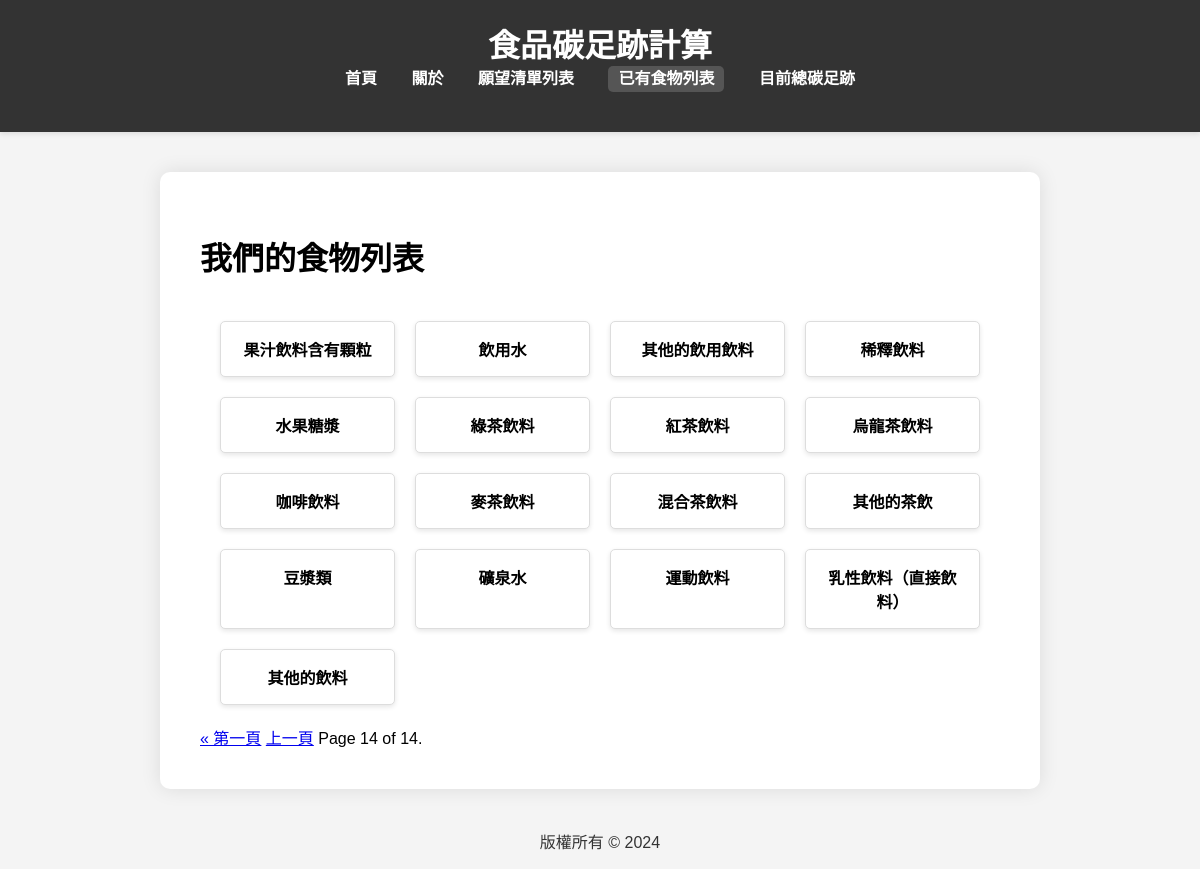
The app's page /migrate/food_list/?page=14 with its own data.
### migrate/models.py (models this page shows, shortened)
class Food(models.Model):
    UNIT_CHOICES = (
        ('kg', 'Kilogram'),  # 千克
        ('L', 'Liter'),      # 升
        ('枚', 'Pieces'),    # 枚，用于不规则计数的物品，如鸡蛋等
    )
    name = models.CharField(max_length=100)
    quantity = models.FloatField(validators=[MinValueValidator(0.01)])
    carbon_footprint = models.FloatField(validators=[MinValueValidator(0)])
    unit = models.CharField(max_length=10, choices=UNIT_CHOICES, default='kg')

### migrate/views.py (the view)
# urls.py: path('food_list/', views.food_list, name='food_list'),  # 新增这行
def food_list(request):
    foods = Food.objects.all()
    paginator = Paginator(foods, 20)  # 每页显示20个项目
    page_number = request.GET.get('page')
    page_obj = paginator.get_page(page_number)
    return render(request, 'food_list.html', {'page_obj': page_obj})

### migrate/templates/food_list.html (shortened to what this page needs)
{% extends "base.html" %}
{% block content %}
<h1>我們的食物列表</h1>
<div class="food-grid">
    {% for food in page_obj %}
    <div class="food-card">
        <p>{{ food.name }}</p>
    </div>
    {% endfor %}
</div>
<div class="pagination">
    <span class="step-links">
        {% if page_obj.has_previous %}
            <a href="?page=1">&laquo; 第一頁</a>
            <a href="?page={{ page_obj.previous_page_number }}">上一頁</a>
        {% endif %}
        <span class="current">
            Page {{ page_obj.number }} of {{ page_obj.paginator.num_pages }}.
        </span>
    </span>
</div>
{% endblock %}

### migrate/static/css/style.css (style rules this page uses)
body { font-family: Arial, sans-serif; background-color: #f4f4f4; margin: 0; padding: 0; }
.food-grid { display: grid; grid-template-columns: repeat(auto-fill, minmax(150px, 1fr)); gap: 20px; padding: 20px; }
.food-card { background: #fff; border: 1px solid #ddd; border-radius: 5px; padding: 15px; box-shadow: 0 2px 5px rgba(0, 0, 0, 0.1); text-align: center; }
.food-card p { margin: 0; font-size: 16px; font-weight: bold; }

### records on screen
Food: name "果汁飲料含有顆粒"
Food: name "飲用水"
Food: name "其他的飲用飲料"
Food: name "稀釋飲料"
Food: name "水果糖漿"
Food: name "綠茶飲料"
Food: name "紅茶飲料"
Food: name "烏龍茶飲料"
Food: name "咖啡飲料"
Food: name "麥茶飲料"
Food: name "混合茶飲料"
Food: name "其他的茶飲"
Food: name "豆漿類"
Food: name "礦泉水"
Food: name "運動飲料"
Food: name "乳性飲料（直接飲料）"
Food: name "其他的飲料"

### other values on screen
{{ page_obj.number }} "14"
{{ page_obj.paginator.num_pages }} "14"
